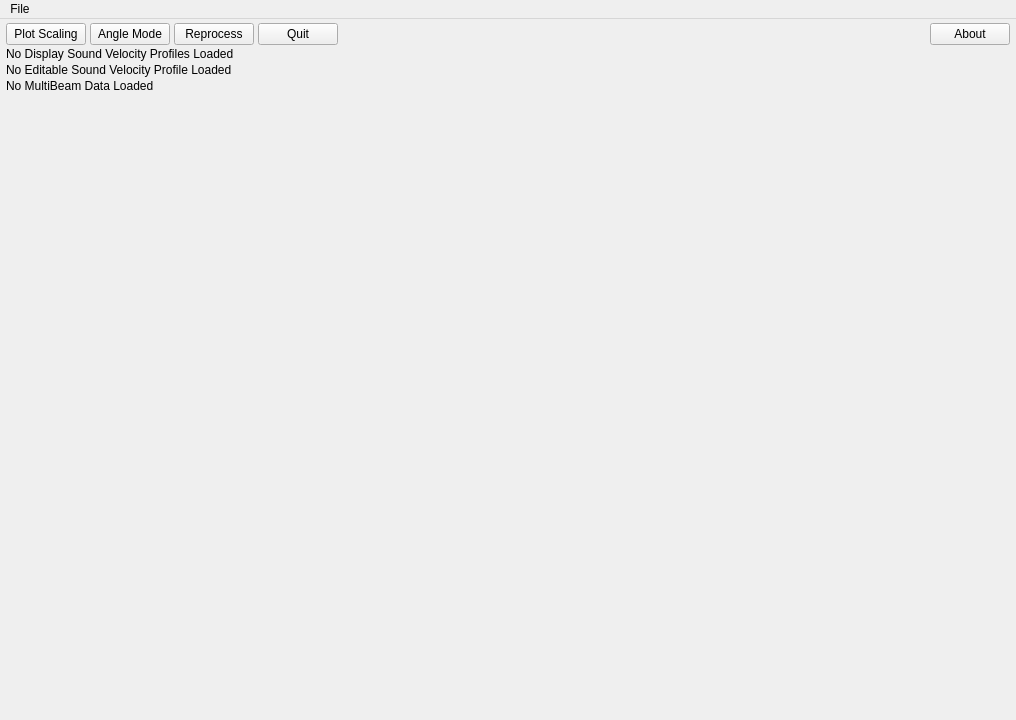
<?xml version="1.0" encoding="UTF-8"?>
<!--
  mbvelocitytool.ui - the water sound velocity profile editor window (port of MB-System's
  mbvelocitytool, mbvelocity.uil). Loaded at RUNTIME by deps/src/mbvelocitytool/mbvelocity_window.cpp
  (QUiLoader). Every objectName below is looked up by name there; rename one and the tool refuses
  to open, naming the missing widget.
-->
<ui version="4.0">
 <class>MbVelocityWindow</class>
 <widget class="QMainWindow" name="MbVelocityWindow">
  <property name="geometry">
   <rect>
    <x>0</x>
    <y>0</y>
    <width>1016</width>
    <height>720</height>
   </rect>
  </property>
  <property name="windowTitle">
   <string>MBvelocityTool - Interactive SVP Modeler/Editor</string>
  </property>
  <widget class="QWidget" name="centralwidget">
   <layout class="QVBoxLayout" name="mainLayout">
    <property name="spacing">
     <number>2</number>
    </property>
    <property name="leftMargin">
     <number>6</number>
    </property>
    <property name="topMargin">
     <number>4</number>
    </property>
    <property name="rightMargin">
     <number>6</number>
    </property>
    <property name="bottomMargin">
     <number>4</number>
    </property>
    <item>
     <layout class="QHBoxLayout" name="buttonRow">
      <property name="spacing">
       <number>4</number>
      </property>
      <item>
       <widget class="QPushButton" name="plotScalingButton">
        <property name="toolTip"><string>Depth and velocity ranges of the profile plot, and the residual range</string></property>
        <property name="text"><string>Plot Scaling</string></property>
       </widget>
      </item>
      <item>
       <widget class="QPushButton" name="angleModeButton">
        <property name="toolTip"><string>How the beam angles are treated when the rays are traced</string></property>
        <property name="text"><string>Angle Mode</string></property>
       </widget>
      </item>
      <item>
       <widget class="QPushButton" name="reprocessButton">
        <property name="toolTip"><string>Raytrace the swath data again through the editable profile</string></property>
        <property name="text"><string>Reprocess</string></property>
       </widget>
      </item>
      <item>
       <widget class="QPushButton" name="quitButton">
        <property name="text"><string>Quit</string></property>
       </widget>
      </item>
      <item>
       <spacer name="buttonSpacer">
        <property name="orientation"><enum>Qt::Horizontal</enum></property>
        <property name="sizeHint" stdset="0"><size><width>20</width><height>10</height></size></property>
       </spacer>
      </item>
      <item>
       <widget class="QPushButton" name="aboutButton">
        <property name="text"><string>About</string></property>
       </widget>
      </item>
     </layout>
    </item>
    <item>
     <widget class="QLabel" name="labelStatusDisplay">
      <property name="text"><string>No Display Sound Velocity Profiles Loaded</string></property>
     </widget>
    </item>
    <item>
     <widget class="QLabel" name="labelStatusEdit">
      <property name="text"><string>No Editable Sound Velocity Profile Loaded</string></property>
     </widget>
    </item>
    <item>
     <widget class="QLabel" name="labelStatusMb">
      <property name="text"><string>No MultiBeam Data Loaded</string></property>
     </widget>
    </item>
    <item>
     <widget class="QWidget" name="canvasHost">
      <property name="toolTip"><string>Left button: drag the nearest node of the editable profile.  Middle button: add a node.  Right button: delete the node under the pointer.</string></property>
      <property name="sizePolicy">
       <sizepolicy hsizetype="Expanding" vsizetype="Expanding">
        <horstretch>0</horstretch>
        <verstretch>1</verstretch>
       </sizepolicy>
      </property>
      <property name="minimumSize"><size><width>640</width><height>400</height></size></property>
     </widget>
    </item>
   </layout>
  </widget>
  <widget class="QMenuBar" name="menubar">
   <widget class="QMenu" name="menuFile">
    <property name="title"><string>File</string></property>
    <addaction name="actionOpenDisplaySvp"/>
    <addaction name="actionOpenEditSvp"/>
    <addaction name="actionNewEditSvp"/>
    <addaction name="actionSaveEditSvp"/>
    <addaction name="separator"/>
    <addaction name="actionOpenSwath"/>
    <addaction name="separator"/>
    <addaction name="actionSaveSwathSvp"/>
    <addaction name="actionSaveResiduals"/>
   </widget>
   <addaction name="menuFile"/>
  </widget>
  <action name="actionOpenDisplaySvp">
   <property name="text"><string>Open display profile...</string></property>
   <property name="toolTip"><string>Show a sound velocity profile (depth velocity pairs) for comparison</string></property>
  </action>
  <action name="actionOpenEditSvp">
   <property name="text"><string>Open editable profile...</string></property>
   <property name="toolTip"><string>Read the sound velocity profile to edit</string></property>
  </action>
  <action name="actionNewEditSvp">
   <property name="text"><string>New editable profile</string></property>
   <property name="toolTip"><string>Start from the default 1500 m/s editable profile</string></property>
  </action>
  <action name="actionSaveEditSvp">
   <property name="text"><string>Save editable profile...</string></property>
  </action>
  <action name="actionOpenSwath">
   <property name="text"><string>Open swath sonar data...</string></property>
   <property name="toolTip"><string>Read a swath file whose pings are raytraced through the editable profile</string></property>
  </action>
  <action name="actionSaveSwathSvp">
   <property name="text"><string>Save swath svp file</string></property>
   <property name="toolTip"><string>Write the editable profile as &lt;swath file&gt;.svp and set it in the file's mbprocess parameter file</string></property>
  </action>
  <action name="actionSaveResiduals">
   <property name="text"><string>Save residuals as offsets</string></property>
   <property name="toolTip"><string>Write the beam residuals as static beam offsets (&lt;swath file&gt;.sbo, .sbao) and set them for mbprocess</string></property>
  </action>
 </widget>
 <resources/>
 <connections/>
</ui>
